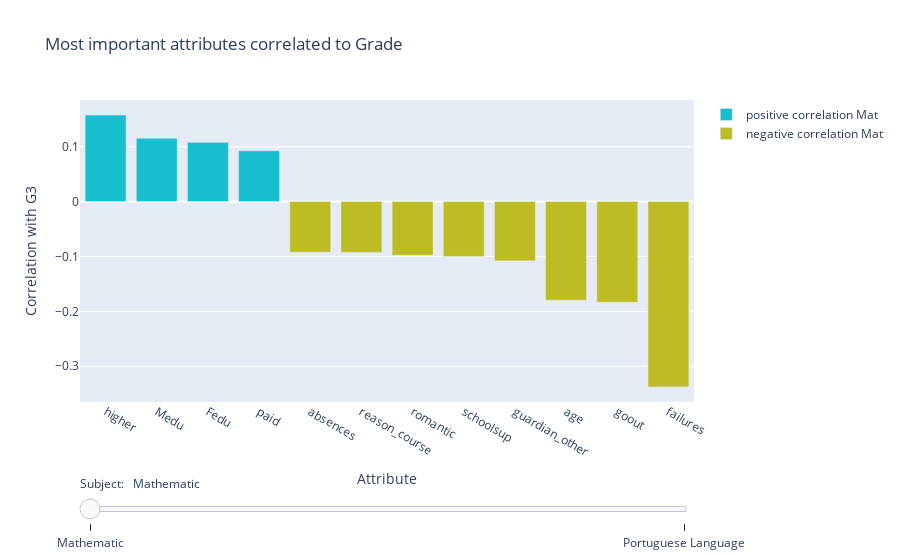

Write notebook code for a chart like this one.
### Markdown cell above
We can see from the graphs how the situation is complicated especially in mathematics where 1/3 of the students fail to get a sufficient evaluation at the end of the year. Even looking at the graph with the representation at twenty levels we can see that the majority of the students get a barely sufficient evaluation and therefore can not reach a good level on the subject.
As for the Portuguese, the results are certainly better, even looking at the insufficient grades you can see that they all group around the sufficiency, indicating less serious situations.
Of interest are certainly the many boys who have zero assessment, the reason has not been specified, but it is likely to indicate some boys who have left school, so it is important to understand which factors influenced them more.

I have therefore decided to bring the grades for all three periods of teaching (G1, G2, G3) to a simple track so that I can understand what most influences a failure. Before, however, I had to transform all the binary columns that were expressed with yes/no through a 1/0 correspondence, but above all the categorical attributes were transformed by hot encoding. 
To give a practical example before this action the Mjob attribute, representing the mother's job, was an attribute that could have 5 values ('teacher', 'health' care related, civil 'services', 'at_home' or 'other'), after the use of hot encoding, there will be 5 different columns each binary and only the column indicating the mother's job will have a 1 inside. 
All this work will allow us to calculate a correlation matrix and understand more clearly which value of a given attribute will most influence the success or failure of the school year.

I then calculated a correlation matrix and from this I took the attributes that had an absolute correlation (both positive and negative) with the highest G3, at least 10%.

### Code cell
#CAPIRE SE ALCUNE CATEGORIE BINARIE VANNO CODIFICATE COME 1/0 OPPURE COME DUMMY

#cleanup_nums = {"yes": 1, "no": 0}
cleanup_nums = {"yes": 1, "no": 0, "F": 1, "M": 0, "GP": 1, "MS": 0, "R": 1, "U" : 0, "GT3": 1, "LE3" :0, "A":1, "T":0}

dataMat.replace(cleanup_nums, inplace=True)
dataPor.replace(cleanup_nums, inplace=True)


#dataMatExt= pd.get_dummies(dataMat, columns=["school", "sex", "address", "famsize", "Pstatus", "Mjob", "Fjob", "reason", "guardian"])
#dataPorExt= pd.get_dummies(dataPor, columns=["school", "sex", "address", "famsize", "Pstatus", "Mjob", "Fjob", "reason", "guardian"])

dataMatExt= pd.get_dummies(dataMat, columns=[ "Mjob", "Fjob", "reason", "guardian"])
dataPorExt= pd.get_dummies(dataPor, columns=["Mjob", "Fjob", "reason", "guardian"])

#print(dataMatExt.columns)

#G1, G2, e G3 li faccio diventare binari così da semplificare e capire meglio quali attributi siano collegati a una promozione o bocciatura
def gradesToBinary(x):
  if(x>9):
    return 1
  else:
    return 0

fiveLevel = ['0-9', '10-11', '12-13', '14-15', '16-20']

def gradesTo5L(x):
    if(x<10):
        return 0
    elif (x==10 or x==11):
        return 1
    elif (x==12 or x==13):
        return 2
    elif (x==14 or x==15):
        return 3
    else:
        return 4
    

dataMat20L = dataMatExt.copy()
dataPor20L = dataPorExt.copy()

dataMat5L = dataMatExt.copy()
dataPor5L = dataPorExt.copy()

dataMat5L['G3'] = dataMat5L['G3'].map(gradesTo5L)
dataMat5L['G2'] = dataMat5L['G2'].map(gradesTo5L)
dataMat5L['G1'] = dataMat5L['G1'].map(gradesTo5L)

dataPor5L['G3'] = dataPor5L['G3'].map(gradesTo5L)
dataPor5L['G2'] = dataPor5L['G2'].map(gradesTo5L)
dataPor5L['G1'] = dataPor5L['G1'].map(gradesTo5L)


dataMatExt['G1'] = dataMatExt['G1'].map(gradesToBinary)
dataMatExt['G2'] = dataMatExt['G2'].map(gradesToBinary)
dataMatExt['G3'] = dataMatExt['G3'].map(gradesToBinary)

dataPorExt['G1'] = dataPorExt['G1'].map(gradesToBinary)
dataPorExt['G2'] = dataPorExt['G2'].map(gradesToBinary)
dataPorExt['G3'] = dataPorExt['G3'].map(gradesToBinary)

#calculate correlation matrix
cor1 =dataMatExt.corr()

cor2 = dataPorExt.corr()


def get_redundant_pairs(df):
    '''Get diagonal and lower triangular pairs of correlation matrix'''
    pairs_to_drop = set()
    cols = df.columns
    for i in range(0, df.shape[1]):
        for j in range(0, i+1):
            pairs_to_drop.add((cols[i], cols[j]))
    return pairs_to_drop


#take the lower trinagular pairs
correlationCouple = cor1.unstack().drop(labels=get_redundant_pairs(cor1))

correlationCouplePor = cor2.unstack().drop(labels=get_redundant_pairs(cor1))

#Stampa le coppie maggiormente correlate
#cc = correlationCouple.sort_values(ascending=False)
#print(cc)

#for x,y in zip(cc.index, cc):
#    print(x,y)

#take only the value associated with G3
correlationCoupleG3 = correlationCouple.xs('G3', level=0, drop_level=False).append(correlationCouple.xs('G3', level=1, drop_level=False)).sort_values(ascending=False)


correlationCoupleG3Por = correlationCouplePor.xs('G3', level=0, drop_level=False).append(correlationCouplePor.xs('G3', level=1, drop_level=False)).sort_values(ascending=False)
#print(correlationCoupleG3) 

def top_correlated(data, s):
    i = 0
    topIndex =  []
    topValue = []
    if(s=="M"):
        value = 0.09
    else:
        value = 0.1
    
    for x in data:
        if(x>value or x< -value):
          #print(x)
          tmp1 =x
          tmp2 = data.index[i]
          topIndex.append(tmp2)
          topValue.append(tmp1)
        i = i +1

    top = dict(zip(topValue, topIndex))
    return top
   

#topCorrelated = correlationCoupleG3.iloc[:5].append(correlationCoupleG3.iloc[correlationCoupleG3.size-5:])

#Coppie con correlazione > |0.09|
topCorrelated = top_correlated(correlationCoupleG3, "M")

topCorrelatedPor = top_correlated(correlationCoupleG3Por, "M")

topValuePos= []
topValueNeg= []
topIndexPos=[]
topIndexNeg = []

for x, y in topCorrelated.items():
  if(x>0):
    topValuePos.append(x)
    if(y[0]=='G3'):
      topIndexPos.append(y[1])
    else:
      topIndexPos.append(y[0])
  else:
    topValueNeg.append(x) 
    if(y[0]=='G3'):
      topIndexNeg.append(y[1])
    else:
      topIndexNeg.append(y[0])
    
topValuePosPor= []
topValueNegPor= []
topIndexPosPor=[]
topIndexNegPor = []

for x, y in topCorrelatedPor.items():
  if(x>0):
    topValuePosPor.append(x)
    if(y[0]=='G3'):
      topIndexPosPor.append(y[1])
    else:
      topIndexPosPor.append(y[0])
  else:
    topValueNegPor.append(x) 
    if(y[0]=='G3'):
      topIndexNegPor.append(y[1])
    else:
      topIndexNegPor.append(y[0])    

#Non rappresentiamo G1 e G2 perchè la loro correlazione è evidente e non permettono una buona rappresentazione degli altri elementi


fig = go.Figure()

fig.add_trace(go.Bar(x=topIndexPos[2:], y=topValuePos[2:],
                base=0,
                marker_color=colors[9],
                name='positive correlation Mat',
                hoverinfo='text',
                hovertext = [(x,y) for (x,y) in zip(topIndexPos[2:], topValuePos[2:])]
                ))

fig.add_trace(go.Bar(x=topIndexNeg, y=[abs(ele) for ele in topValueNeg],
                base=topValueNeg,
                marker_color= colors[8],
                name='negative correlation Mat',
                hoverinfo='text',
                hovertext =[(x,y) for (x,y) in zip(topIndexNeg, topValueNeg)]))

fig.add_trace(go.Bar(x=topIndexPosPor[2:], y=topValuePosPor[2:],
                base=0,
                marker_color=colors[1],
                name='positive correlation Por',
                hoverinfo='text',
                hovertext = [(x,y) for (x,y) in zip(topIndexPosPor[2:], topValuePosPor[2:])]
                ))

fig.add_trace(go.Bar(x=topIndexNegPor, y=[abs(ele) for ele in topValueNegPor],
                base=topValueNegPor,
                marker_color= colors[0],
                name='negative correlation Por',
                hoverinfo='text',
                hovertext =[(x,y) for (x,y) in zip(topIndexNegPor, topValueNegPor)]))

fig.data[2].visible = False
fig.data[3].visible = False

stepsG3 = []
labels = ['Mathematic', 'Mathematic', 'Portuguese Language']
for i in range(len(fig.data)):
    if(i==0 or i==2):
        step = dict(
        method="restyle",
        args=["visible", [False] * len(fig.data)],
        label = labels[i]
        )
        step["args"][1][i] = True  # Toggle i'th trace to "visible"
        step["args"][1][i+1] = True  # Toggle i'th trace to "visible"
        stepsG3.append(step)
    

sliders = [dict(
    active=0,
    currentvalue={"prefix": "Subject:   "},
    pad={"t": 70},
    steps=stepsG3
)]

fig.update_layout(
    sliders=sliders,
    barmode='group',
    title='Most important attributes correlated to Grade',
    xaxis_title="Attribute",
    yaxis_title="Correlation with G3"
)

fig.show()

### Figure 1 — Plotly figure (JSON) as saved in the notebook; plotly's stock layout.template omitted (floating-point values rounded to 4 significant figures)
{"data": [{"base": 0, "hoverinfo": "text", "hovertext": ["('higher', 0.15770763492363796)", "('Medu', 0.1153961717905148)", "('Fedu', 0.10805700850955999)", "('paid', 0.0926654599637454)"], "marker": {"color": "rgb(23, 190, 207)"}, "name": "positive correlation Mat", "type": "bar", "x": ["higher", "Medu", "Fedu", "paid"], "y": [0.1577, 0.1154, 0.1081, 0.09267]}, {"base": [-0.09224, -0.09253, -0.09774, -0.09986, -0.108, -0.1796, -0.1834, -0.3377], "hoverinfo": "text", "hovertext": ["('absences', -0.09224367359659331)", "('reason_course', -0.0925335308502545)", "('romantic', -0.09773660457276945)", "('schoolsup', -0.09986023276080189)", "('guardian_other', -0.10797689541630659)", "('age', -0.17964488578240712)", "('goout', -0.18339868866900055)", "('failures', -0.33773129596942547)"], "marker": {"color": "rgb(188, 189, 34)"}, "name": "negative correlation Mat", "type": "bar", "x": ["absences", "reason_course", "romantic", "schoolsup", "guardian_other", "age", "goout", "failures"], "y": [0.09224, 0.09253, 0.09774, 0.09986, 0.108, 0.1796, 0.1834, 0.3377]}, {"base": 0, "hoverinfo": "text", "hovertext": ["('higher', 0.30970781372016326)", "('school', 0.29721710224528736)", "('studytime', 0.16511081549233864)", "('Fedu', 0.14624905788370415)", "('Medu', 0.1448025958537624)", "('reason_reputation', 0.12391434469098536)", "('Mjob_teacher', 0.09640398532552164)"], "marker": {"color": "rgb(255, 127, 14)"}, "name": "positive correlation Por", "type": "bar", "visible": false, "x": ["higher", "school", "studytime", "Fedu", "Medu", "reason_reputation", "Mjob_teacher"], "y": [0.3097, 0.2972, 0.1651, 0.1462, 0.1448, 0.1239, 0.0964]}, {"base": [-0.09335, -0.09385, -0.09534, -0.1107, -0.1162, -0.1236, -0.1267, -0.3802], "hoverinfo": "text", "hovertext": ["('freetime', -0.09334939826896368)", "('reason_other', -0.09384940534947651)", "('reason_course', -0.09533920017945056)", "('age', -0.11072210799523269)", "('Walc', -0.11624854416801662)", "('Dalc', -0.12362742012257043)", "('address', -0.12666280608818514)", "('failures', -0.3802371663305359)"], "marker": {"color": "rgb(31, 119, 180)"}, "name": "negative correlation Por", "type": "bar", "visible": false, "x": ["freetime", "reason_other", "reason_course", "age", "Walc", "Dalc", "address", "failures"], "y": [0.09335, 0.09385, 0.09534, 0.1107, 0.1162, 0.1236, 0.1267, 0.3802]}], "layout": {"barmode": "group", "sliders": [{"active": 0, "currentvalue": {"prefix": "Subject:   "}, "pad": {"t": 70}, "steps": [{"args": ["visible", [true, true, false, false]], "label": "Mathematic", "method": "restyle"}, {"args": ["visible", [false, false, true, true]], "label": "Portuguese Language", "method": "restyle"}]}], "title": {"text": "Most important attributes correlated to Grade"}, "xaxis": {"title": {"text": "Attribute"}}, "yaxis": {"title": {"text": "Correlation with G3"}}}}
